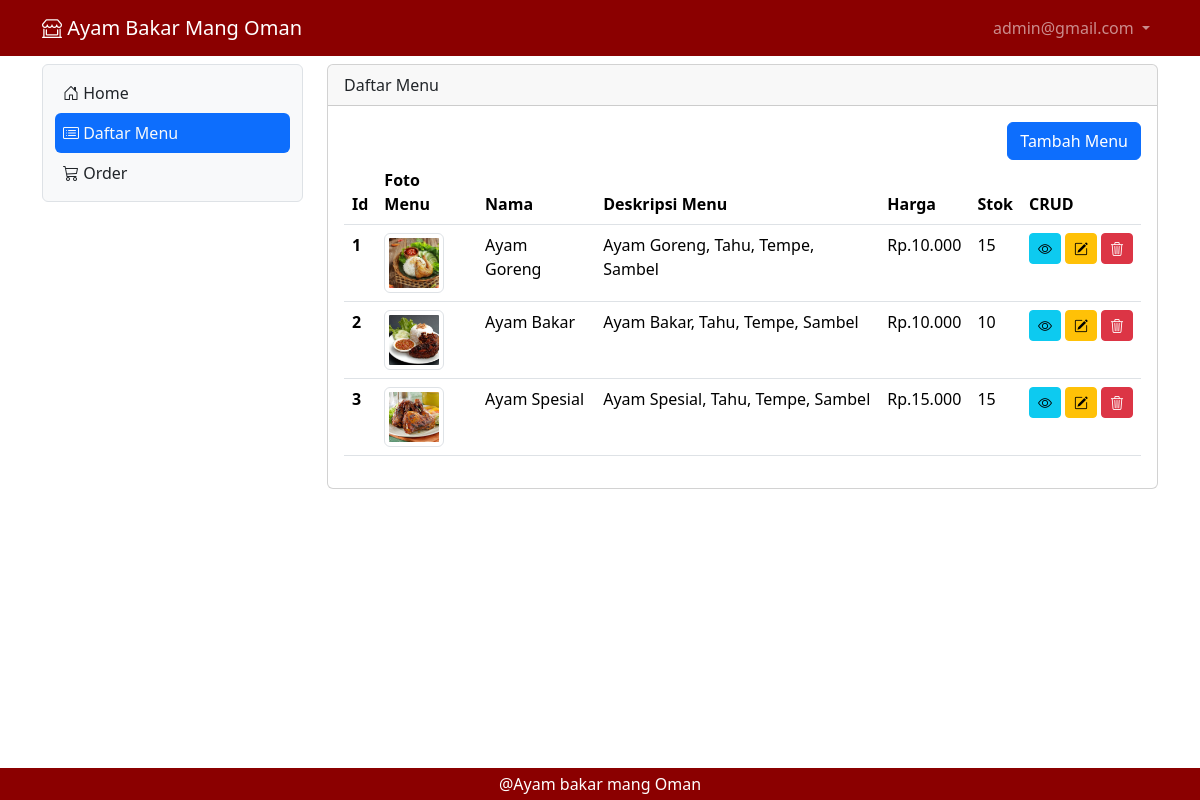
/Admin/Menu (signed in), run on the app's committed database.
### tables this page shows
CREATE TABLE `tb_daftarmenu` (
  `id` int(10) NOT NULL,
  `foto` varchar(225) NOT NULL,
  `nama_menu` char(50) NOT NULL,
  `deskripsi_menu` varchar(255) NOT NULL,
  `harga` char(30) NOT NULL,
  `stok` int(10) NOT NULL
);

### Admin/Menu.php (the view, shortened to what this page needs)
<?php
include "Koneksi.php";
$query = mysqli_query($conn, "SELECT * FROM tb_daftarmenu");
while ($record = mysqli_fetch_array($query)) {
    $result[] = $record;
}
?>
<div class="col-lg mt-2">
    <div class="card">
        <div class="card-header">
            Daftar Menu
        </div>
        <div class="card-body">
            <div class="row">
                <div class="col d-flex justify-content-end">
                    <button class="btn btn-primary" data-bs-toggle="modal" data-bs-target="#TambahMenu"> Tambah Menu</button>
                </div>
            </div>
            <?php
            if (empty($result)) {
                echo "Data Menu Tidak Ada";
            } else {
            ?>
                <div class="table-responsive">
                    <table class="table table-hover">
                        <thead>
                            <tr>
                                <th scope="col">Id</th>
                                <th scope="col">Foto Menu</th>
                                <th scope="col">Nama</th>
                                <th scope="col">Deskripsi Menu</th>
                                <th scope="col">Harga</th>
                                <th scope="col">Stok</th>
                                <th scope="col">CRUD</th>
                            </tr>
                        </thead>
                        <tbody>
                            <?php
                            $id = 1;
                            foreach ($result as $row) {
                            ?>
                                <tr>
                                    <th scope="row"><?php echo $id++ ?></th>
                                    <td>
                                        <img src="../assets/img/<?php echo $row['foto'] ?>"
                                            class="img-thumbnail"
                                            alt="Foto Menu"
                                            style="width: 60px; height: 60px; object-fit: cover;">
                                    </td>
                                    <td><?php echo $row['nama_menu'] ?></td>
                                    <td><?php echo $row['deskripsi_menu'] ?></td>
                                    <td><?php echo $row['harga'] ?></td>
                                    <td><?php echo $row['stok'] ?></td>
                                    <td>
                                        <div class="d-flex">
                                            <button class="btn btn-info btn-sm me-1" data-bs-toggle="modal" data-bs-target="#ViewData<?php echo $row['id'] ?>"><i class="bi bi-eye"></i></button>
                                            <button class="btn btn-warning btn-sm me-1" data-bs-toggle="modal" data-bs-target="#EditData<?php echo $row['id'] ?>"><i class="bi bi-pencil-square"></i></button>
                                            <button class="btn btn-danger btn-sm" data-bs-toggle="modal" data-bs-target="#HapusData<?php echo $row['id'] ?>"><i class="bi bi-trash3"></i></button>
                                        </div>
                                    </td>
                                </tr>
                            <?php
                            }
                            ?>
                        </tbody>
                    </table>
                </div>
            <?php
            }
            ?>
        </div>
    </div>
</div>
</div>

### Admin/B_Home.php (shortened to what this page needs)
<?php
    if (isset($_GET['x']) && $_GET['x'] == 'Home') {
        $page = 'Content.php';
        include 'Main.php';
    } else if (isset($_GET['x']) && $_GET['x'] == 'Menu') {
        include 'Main.php';
    } else if (isset($_GET['x']) && $_GET['x'] == 'Order') {
        $page = 'Order.php';
        include 'Main.php';
    }else if (isset($_GET['x']) && $_GET['x'] == 'Login') {
        include 'Login.php';
    }else if (isset($_GET['x']) && $_GET['x'] == 'Logout') {
        include 'ProsesLogout.php';
    }else {
        $page = 'Content.php';
        include 'Main.php';
    }
?>

### Admin/Main.php (shortened to what this page needs)
<?php
include 'Koneksi.php';
$query = mysqli_query($conn, "SELECT * FROM tb_admin WHERE username = '$_SESSION[username_admin]'");
$hasil = mysqli_fetch_array($query);
?>
<!Doctype html>
<html lang="id">
<head>
    <link href="https://cdn.jsdelivr.net/npm/bootstrap@5.3.5/dist/css/bootstrap.min.css" rel="stylesheet">
    <link rel="stylesheet" href="https://cdn.jsdelivr.net/npm/bootstrap-icons@1.11.3/font/bootstrap-icons.min.css">
</head>
<body>
    <?php include 'Header.php'; ?>
    <div class="container-lg">
        <div class="row">
            <?php include 'Sidebar.php'; ?>
            <?php
            include $page;
            ?>
        </div>
        <div class="fixed-bottom text-center py-1 text-white" style="background-color: #8B0000;">
            @Ayam bakar mang Oman
        </div>
</body>
</html>

### Admin/Header.php (shortened to what this page needs)
<nav class="navbar navbar-expand navbar-dark sticky-top" style="background-color: #8B0000;">
    <div class="container-lg">
        <a class="navbar-brand" href=""><i class="bi bi-shop-window"></i> Ayam Bakar Mang Oman</a>
        <div class="collapse navbar-collapse justify-content-end" id="navbarNavDropdown">
            <ul class="navbar-nav">
                <li class="nav-item dropdown">
                    <a class="nav-link dropdown-toggle" href="#" role="button" data-bs-toggle="dropdown" aria-expanded="false">
                        <?php echo $hasil['username']; ?>
                    </a>
                </li>
            </ul>
        </div>
    </div>
</nav>

### Admin/Sidebar.php (shortened to what this page needs)
<div class="col-lg-3">
    <nav class="navbar navbar-expand-lg bg-body-tertiary rounded-2 border mt-2">
        <div class="container-fluid">
            <div class="offcanvas offcanvas-start" tabindex="-1" id="offcanvasNavbar" aria-labelledby="offcanvasNavbarLabel">
                <div class="offcanvas-body">
                    <ul class="navbar-nav nav-pills flex-column justify-content-end flex-grow-1">
                        <li class="nav-item">
                            <a class="nav-link ps-2 <?php echo (isset($_GET['x']) && $_GET['x'] == 'Home' || !isset($_GET['x'])) ? 'active link-light' : 'link-dark'; ?>" aria-current="page" href="Home">
                                <i class="bi bi-house-door"></i> Home</a>
                        </li>
                        <li class="nav-item">
                            <a class="nav-link ps-2 <?php echo (isset($_GET['x']) && $_GET['x'] == 'Menu') ? 'active link-light' : 'link-dark'; ?>" href="Menu">
                                <i class="bi bi-card-list"></i> Daftar Menu</a>
                        </li>
                        <li class="nav-item">
                            <a class="nav-link ps-2 <?php echo (isset($_GET['x']) && $_GET['x'] == 'Order') ? 'active link-light' : 'link-dark'; ?>" href="Order">
                                <i class="bi bi-cart3"></i> Order</a>
                        </li>
                    </ul>
                </div>
            </div>
        </div>
    </nav>
</div>

### data on the page
tb_daftarmenu: foto (picture), nama_menu "Ayam Goreng", deskripsi_menu "Ayam Goreng, Tahu, Tempe, Sambel", harga "Rp.10.000", stok "15"
tb_daftarmenu: foto (picture), nama_menu "Ayam Bakar", deskripsi_menu "Ayam Bakar, Tahu, Tempe, Sambel", harga "Rp.10.000", stok "10"
tb_daftarmenu: foto (picture), nama_menu "Ayam Spesial", deskripsi_menu "Ayam Spesial, Tahu, Tempe, Sambel", harga "Rp.15.000", stok "15"

### other printed values
$hasil['username'] "admin@gmail.com"
